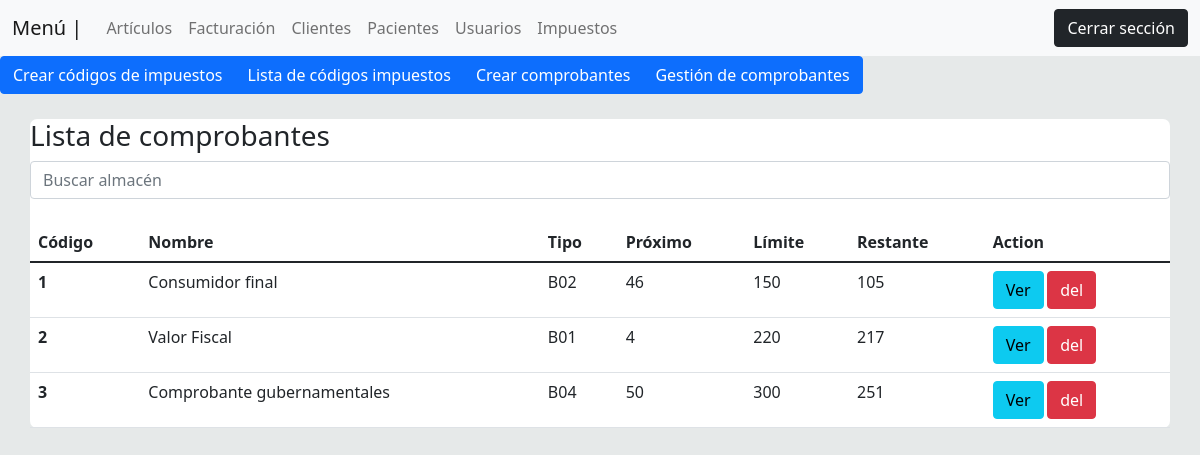
Before: /views/gestion_comprobantes.php (signed in) with the older database file.
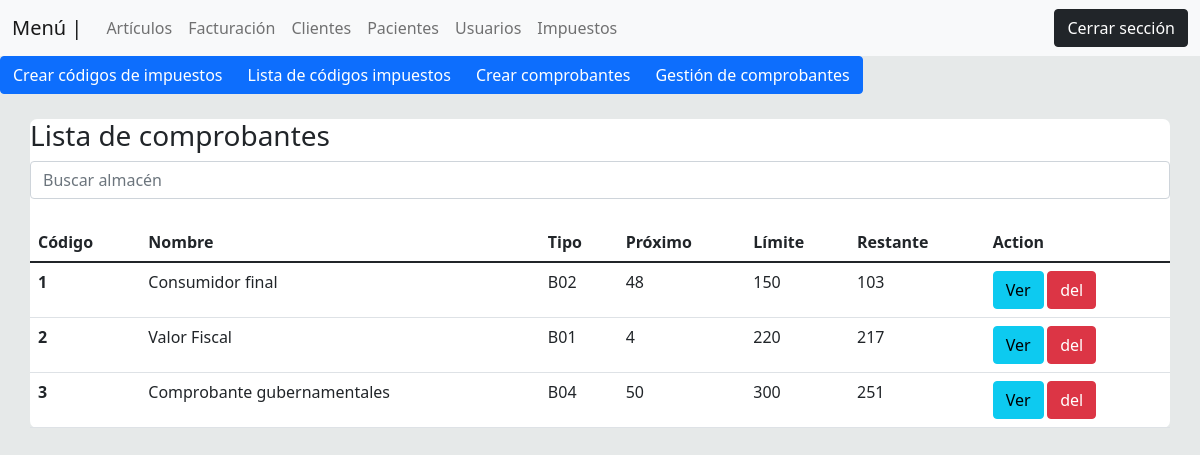
After: the same page with the newer database file.
### tables this page shows
CREATE TABLE `tipos_comprobantes` (
  `id` int(11) NOT NULL,
  `nombre` varchar(100) NOT NULL,
  `codigo` varchar(100) NOT NULL,
  `proximo` int(10) NOT NULL,
  `limite` int(10) NOT NULL,
  `fecha_creacion` timestamp NOT NULL DEFAULT current_timestamp() ON UPDATE current_timestamp(),
  `creado_por` varchar(100) NOT NULL,
  `fecha_modificacion` date DEFAULT NULL,
  `modificado_por` varchar(100) DEFAULT NULL,
  `fecha_borrado` date DEFAULT NULL,
  `borrado_por` varchar(100) DEFAULT NULL
);

### views/gestion_comprobantes.php (the view)
<?php
 include('plantilla/menu_top.php');
 include('plantilla/menu_impuestos.php');
 include('../backend/inventario/listas_articulos.php');
 $consulta_comprobantes = "SELECT * FROM tipos_comprobantes where borrado_por is null";
 $query_comprobantes = $conexion->query($consulta_comprobantes);
?>
<div class="p- contenido">
<h3>Lista de comprobantes</h3>
        <div class="col-md-12">
            <input type="text" class="form-control" name="" id="" placeholder="Buscar almacén"><br>
        <table class="table">
  <thead>
    <tr>
      <th scope="col">Código</th>
      <th scope="col">Nombre</th>
      <th scope="col">Tipo</th>
      <th scope="col">Próximo</th>
      <th scope="col">Límite</th>
      <th scope="col">Restante</th>
      <th scope="col">Action</th>
    </tr>
  </thead>
  <tbody>
      <?php
        while($comprobantes = $query_comprobantes->fetch_assoc()){
        ?>
            <tr>
                <th scope="row"><?php echo $comprobantes["id"] ?></th>
                <td><?php echo $comprobantes["nombre"] ?></td>
                <td><?php echo $comprobantes["codigo"] ?></td>
                <td><?php echo $comprobantes["proximo"] ?></td>
                <td><?php echo $comprobantes["limite"] ?></td>
                <td><?php echo $comprobantes["limite"] - $comprobantes["proximo"]+1  ?></td>
                <td>
                    <small>
                        <button class="btn btn-info">Ver</button>
                        <button class= "btn btn-danger">del</button>
                    </small>
                </td>
            </tr>
        <?php
        }
      ?>
  </tbody>
</table>
        </div>
</div>

Changed rows visible on the page:
changed tipos_comprobantes "Consumidor final": proximo "46" → "48"; $comprobantes["limite"] - $comprobantes["proximo"]+1 "105" → "103"
